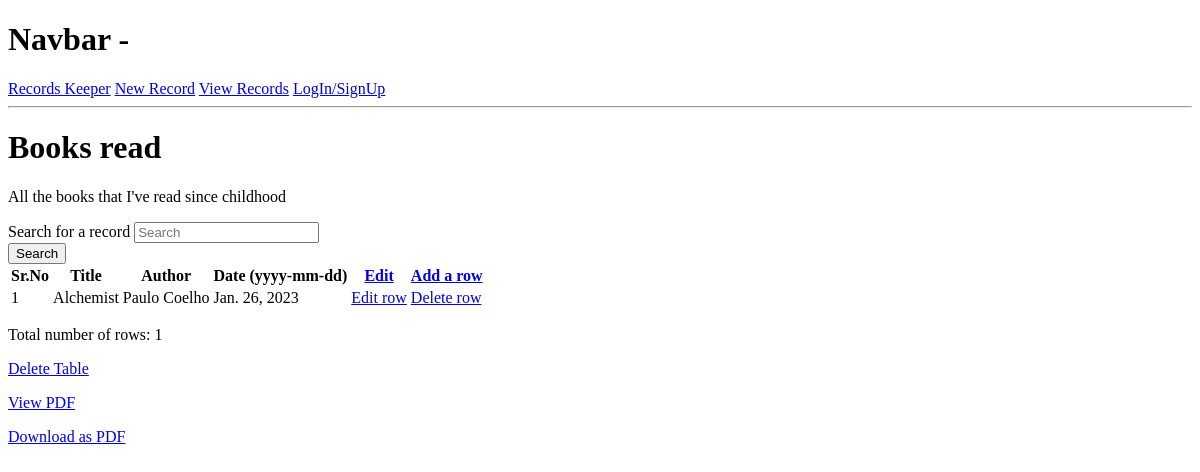
Before: /view-table/5ca5682cf6ba412fabe8d4b127c5c8c5/ with the older database file.
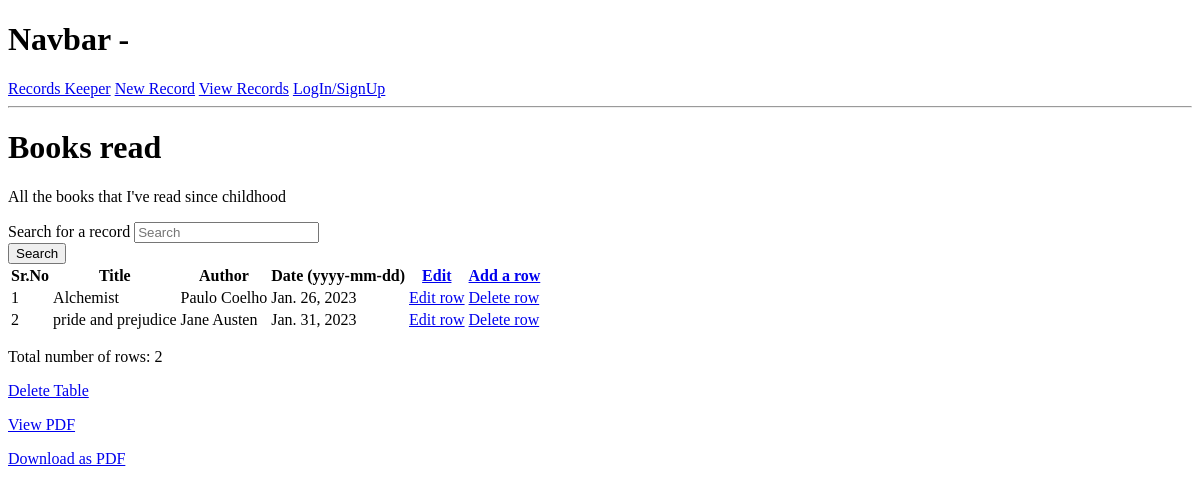
After: the same page with the newer database file.
### tables/models.py (models this page shows, shortened)
class Table(models.Model):
    owner=models.ForeignKey(Profile, on_delete=models.CASCADE, null=True, blank=True)
    title=models.TextField("Title of the table")
    desc=models.TextField("Description",null=True, blank=True)
    col1=models.TextField("Column 1",null=True, blank=True)
    col2=models.TextField("Column 2",null=True, blank=True)
    col3=models.TextField("Column 3",null=True, blank=True)
    col4=models.TextField("Column 4",null=True, blank=True)
    col5=models.TextField("Column 5",null=True, blank=True)
    total=models.IntegerField(default=0, null=True, blank=True)
    created = models.DateTimeField(auto_now_add=True)
    id = models.UUIDField(primary_key=True, default=uuid.uuid4, editable=False)
    class Meta:
        ordering = ['-title', '-created']
    @property
    def getTotal(self):
        rows=self.row_set.all()
        total_c=rows.count()
        self.total=total_c
        self.save()

class Row(models.Model):
    table_name=models.ForeignKey(Table, on_delete=models.CASCADE, null=True, blank=True)
    col1=models.TextField("Column 1 entry",null=True, blank=True)
    col2=models.TextField("Column 2 entry",null=True, blank=True)
    col3=models.TextField("Column 3 entry",null=True, blank=True)
    col4=models.TextField("Column 4 entry",null=True, blank=True)
    col5=models.TextField("Column 5 entry",null=True, blank=True)
    date=models.DateField("Date (yyyy-mm-dd)",auto_now_add=False, auto_now=False, null=True, blank=True)
    created = models.DateTimeField(auto_now_add=True)
    id = models.UUIDField(primary_key=True, default=uuid.uuid4, editable=False)
    class Meta:
        ordering = ['date', 'col1', 'col2', 'col3', 'col4', 'col5', '-created']

### tables/views.py (the view)
# urls.py: path("view-table/<str:pk>/", views.viewTable, name="view-table"),
def viewTable(request, pk):
    table=Table.objects.get(id=pk)
    rows=table.row_set.all()
    rows, search_query=searchRow(request)
    table.getTotal
    context={"table":table, "rows":rows, "search_query":search_query}
    return render(request, "tables/view-table.html", context)

### tables/utils.py (called while the page is built)
def searchRow(request):
    search_query = ""
    if request.GET.get('search_query'):
        search_query = request.GET.get('search_query')
    rows=Row.objects.distinct().filter(
        Q(col1__icontains=search_query) |
        Q(col2__icontains=search_query) |
        Q(col3__icontains=search_query) |
        Q(col4__icontains=search_query) |
        Q(col5__icontains=search_query)
    )
    return rows, search_query

### tables/templates/tables/view-table.html (shortened to what this page needs)
{% extends 'main.html' %}
{% block content %}
<h1>{{table.title}}</h1>
{% if table.desc %}
<p>{{table.desc}}</p>
{% endif %}
<form id='searchForm' class="form" action="{% url 'view-table' table.id %}" method="get">
    <div class="form__field">
      <label for="formInput#search">Search for a record </label>
      <input class="input input--text" id="formInput#search" type="text" name="search_query"
        placeholder="Search" value="{{search_query}}" />
    </div>
    <input class="btn btn--sub btn--lg" type="submit" value="Search" />
  </form>
<table>
    <tr>
        <th>Sr.No</th>
        {% if table.col1 %}
        <th>{{table.col1}}</th>
        {% endif %}
        {% if table.col2 %}
        <th>{{table.col2}}</th>
        {% endif %}
        <th>Date (yyyy-mm-dd)</th>
        <th><a href="{% url 'edit-table' table.id %}">Edit</a></th>
        <th><a href="{% url 'add-row' table.id %}">Add a row</a></th>
    </tr>
    {% for row in rows %}
    <tr>
        <td>{{forloop.counter}}</td>
        {% if row.col1 %}
        <td>{{row.col1}}</td>
        {% endif %}
        {% if row.col2 %}
        <td>{{row.col2}}</td>
        {% endif %}
        {% if row.date %}
        <td>{{row.date}}</td>
        {% endif %}
        <td><a href="{% url 'edit-row' table.id row.id %}">Edit row</a></td>
        <td><a href="{% url 'delete-row' row.id %}">Delete row</a></td>
    </tr>
    {% endfor %}
</table>
<p>Total number of rows: {{table.total}}</p>
<p><a href="{% url 'delete-table' table.id %}">Delete Table</a></p>
<p><a href="{% url 'view-pdf' table.id %}">View PDF</a></p>
<p><a href="{% url 'download-pdf' table.id %}">Download as PDF</a></p>
{% endblock %}

### templates/main.html (shortened to what this page needs)
<!DOCTYPE html>
<html lang="en">
<head>
</head>
<body>
    {% include 'navbar.html' %}
    {% block content %}
    {% endblock %}
</body>
</html>

### templates/navbar.html
<h1>Navbar - </h1>
<a href="{% url 'view-tables' %}">Records Keeper</a>
<a href="{% url 'add-table' %}">New Record</a>
<a href="{% url 'view-tables' %}">View Records</a>
{% if request.user.is_authenticated %}
<a href="{% url 'account' %}">Account</a>
<a href="{% url 'logout' %}">Logout</a>
{% else %}
<a href="{% url 'login' %}">LogIn/SignUp</a>
{% endif %}
<hr>

Changed rows visible on the page:
changed Table "Books read": total "1" → "2"
added Row: col1 "pride and prejudice", col2 "Jane Austen", date "Jan. 31, 2023"
